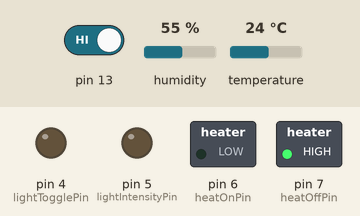
The sketch below on a simulated Arduino Uno, built with avr-gcc and run on an emulated ATmega328P. Shown: switched loads named in the sketch (green lamp = pin HIGH), output pins drawn as LEDs (lit = HIGH). Inputs (shaded band) come from the test bench; at power-on: pin 13 HIGH, temperature 24 °C, humidity 55 %.

Above: at 1.2 s.
1.3 s: pin 13 driven LOW
At 1.62 s:
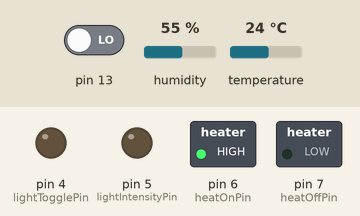
4.3 s: temperature set to 26 °C
At 5.9 s:
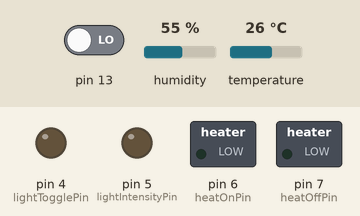
6.1 s: temperature set to 12 °C
At 7.69 s:
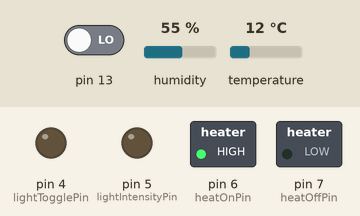
9.1 s: temperature set to 41 °C
At 9.71 s:
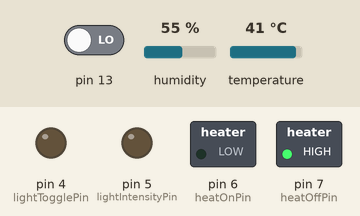
12.1 s: temperature set to 19 °C
At 13.76 s:
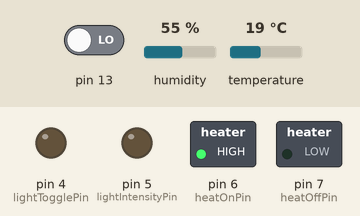
Timing chart, 0 to 16.1 s (numbered marks = the images above; inputs shaded):
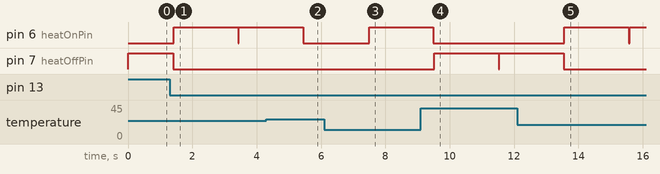

Measured:
- the behaviour switches between 24 and 25 °C on temperature (found by bisection; images 1 and 2)
- after the input at 1.3 s, pin 6 (heatOnPin): LOW → HIGH after 0.12 s, → LOW 2.0 s later, → HIGH 0.02 s later; pin 7 (heatOffPin): HIGH → LOW after 0.10 s
- after the input at 4.3 s, pin 6 (heatOnPin): goes on until 5.4 s, then stays LOW
- after the input at 6.1 s, pin 6 (heatOnPin): LOW → HIGH after 1.4 s
- after the input at 9.1 s, pin 6 (heatOnPin): goes on until 9.5 s, then stays LOW; pin 7 (heatOffPin): LOW → HIGH after 0.42 s, → LOW 2.0 s later, → HIGH 0.02 s later
- after the input at 12.1 s, pin 6 (heatOnPin): LOW → HIGH after 1.5 s, → LOW 2.0 s later, → HIGH 0.02 s later; pin 7 (heatOffPin): goes on until 13.5 s, then stays LOW

The sketch:

lightSketch.ino
```cpp
int lightTogglePin = 4;
int lightIntensityPin = 5;
bool lightIsOn = false;
//the time needed by the dimmer to complete a full cycle
double fullCycleTime = 13000.00;
//the value for the current light intensity
double currentIntensity = 0.00;

void setupLight()
{
    //sets pin modes for both light outputs
    pinMode(lightTogglePin, OUTPUT);
    pinMode(lightIntensityPin, OUTPUT);
}

void toggleLight()
{
    //"presses a button"
    emulateButton(lightTogglePin);

    //invert boolean for state of light
    lightIsOn != lightIsOn;
}

void resetLightIntensity(){
    //calculates the delay time that was used last time
    double lastDelay = (fullCycleTime / 2) * currentIntensity;

    //calculates the time needed for the light to complete a cycle
    double timeToReset = fullCycleTime - lastDelay;

    //presses the button for the time calculated beforehand, therefor setting the intensity to zero
    emulateButtonInterval(lightIntensityPin, timeToReset);

    currentIntensity = 0;
}

void setLightIntensity(double intensity)
{
    //sets the light intensity to zero
    resetLightIntensity();

    //calculates delay time to reach specified intensity
    double delayTime = (fullCycleTime / 2) * intensity;

    //"presses button" with calculated delay
    emulateButtonInterval(lightIntensityPin, delayTime);

    //updates the current intensity value
    currentIntensity = intensity;
}
```

main.ino
```cpp
//sets first ideal values
float idealHumidity = 50.00;
float humidityTolerance = 5.00;
float idealTemperature = 30.00;
float temperatureTolerance = 5.00;

void setup()
{
  //initializes serial communication
  Serial.begin(115200);
  //sets power and gnd-pins
  setPinModes();
  //starts setup for DHT-Sensor
  setupDHT();
  //starts setup for light
  setupLight();
  //starts startup fot temperature
  setupTemp();
  }

void debug()
{
  pinMode(13, INPUT);
  //Serial.print(random());
  if (!digitalRead(13))
  {
    regulateTemp();
  }else{
    lowerTemp();
  }
}

void loop()
{
  //regulateHumidity();
  debug();
}

void emulateButton(int pin)
{
  //presses the button
  digitalWrite(pin, HIGH);
  //waits for 200 millis
  delay(200);

  //releases button
  digitalWrite(pin, LOW);
}

void emulateButtonInterval(int pin, double time)
{
  //presses a button
  emulateButton(pin);

  //waits for secified time
  delay(time);

  //presses button again
  emulateButton(pin);
}
```

moistureSketch.ino
```cpp
int DHT_pin = 2; //pin for the DHT-sensor, so for humidity and temperature
int humidControlPin = 3;
int lowerPin = 4;
int currentHumidity;

#include "DHT.h" //init DHT sensor (moisture and temp)

#define DHTPIN DHT_pin //connection for sensor is pin 2

#define DHTTYPE DHT11 // DHT sensor type is DHT11

DHT dht (DHTPIN, DHTTYPE); //defines variable "dht" as a shortcut


void setupDHT()
{
  //sets pin mode for the pin where the dht is connected
  pinMode(DHT_pin, INPUT);
  //initializes the dht-sensor
  dht.begin();
}

void updateHumudity()
{
  //reads the current humidity with the DHT-sensor and stores it in a local value
  float humidity = dht.readHumidity();
  //updates the glbal value with the one read
  currentHumidity = humidity;
}

void regulateHumidity(float targetHumidity, float currentHumidity)
{
  //waits for the sensor to finish (it's slow)
  delay(2000);
  //updates the current humidity reading
  updateHumudity();

  //raises or lowers the humidity according to the target and the current humidity
  if (targetHumidity > currentHumidity)
  {
    raiseHumidity();
  }
  else
  {
    lowerHumidity();
  }
}

void raiseHumidity()
{
  //powers USB-Air moisturizer
  digitalWrite(humidControlPin, HIGH);
}

void lowerHumidity()
{
  //cuts power to USB-Air moisturizer
  digitalWrite(humidControlPin, LOW);
}
```

temperatureSketch.ino
```cpp
int heatOnPin = 6;
int heatOffPin = 7;
//value for temperature readings
float currentTemp = 0;

void setupTemp()
{
    //sets pin modes
    pinMode(heatOnPin, OUTPUT);
    pinMode(heatOffPin, OUTPUT);
}

void updateTemp()
{
    //reads current temperature from DHT-sensor (temporary temperature (reading))
    float tempTemp = dht.readTemperature();
    //updates global value for temp
    currentTemp = tempTemp;
}

void raiseTemp()
{
    //activates heat measures
    emulateButton(heatOnPin);
}

void lowerTemp()
{
    //deactivate heat measures
    emulateButton(heatOffPin);
}

void regulateTemp()
{
    //updates global value
    updateTemp();
    //checks if temperature is within range of ideal temperature and tolerance
    if (currentTemp < (idealTemperature - temperatureTolerance))
    {
        raiseTemp();
    }
    else if (currentTemp > (idealTemperature + temperatureTolerance))
    {
        lowerTemp();
    }
}
```

z_emptySketch.ino
```cpp

```

pinSketch.ino
```cpp
//declaring power pins
int powerPinMin = 22;
int powerPinMax = 40;
//declaring gnd pins
int gndPinMin = 41;
int gndPinMax = 53;

void setPinModes()
{
  //cycling through power pins
  for(int i = powerPinMin; i<= powerPinMax; i++){
    //setting pinModes for powerPins
    pinMode(i, OUTPUT);
    //setting the 5V output for the power pins
    digitalWrite(i, HIGH);
  }

  for(int i = gndPinMin; i<= gndPinMax; i++){
    //setting pinModes for gndPins
    pinMode(i, OUTPUT);
    //setting gnd output for gndPins
    digitalWrite(i, LOW);
  }
}
```
